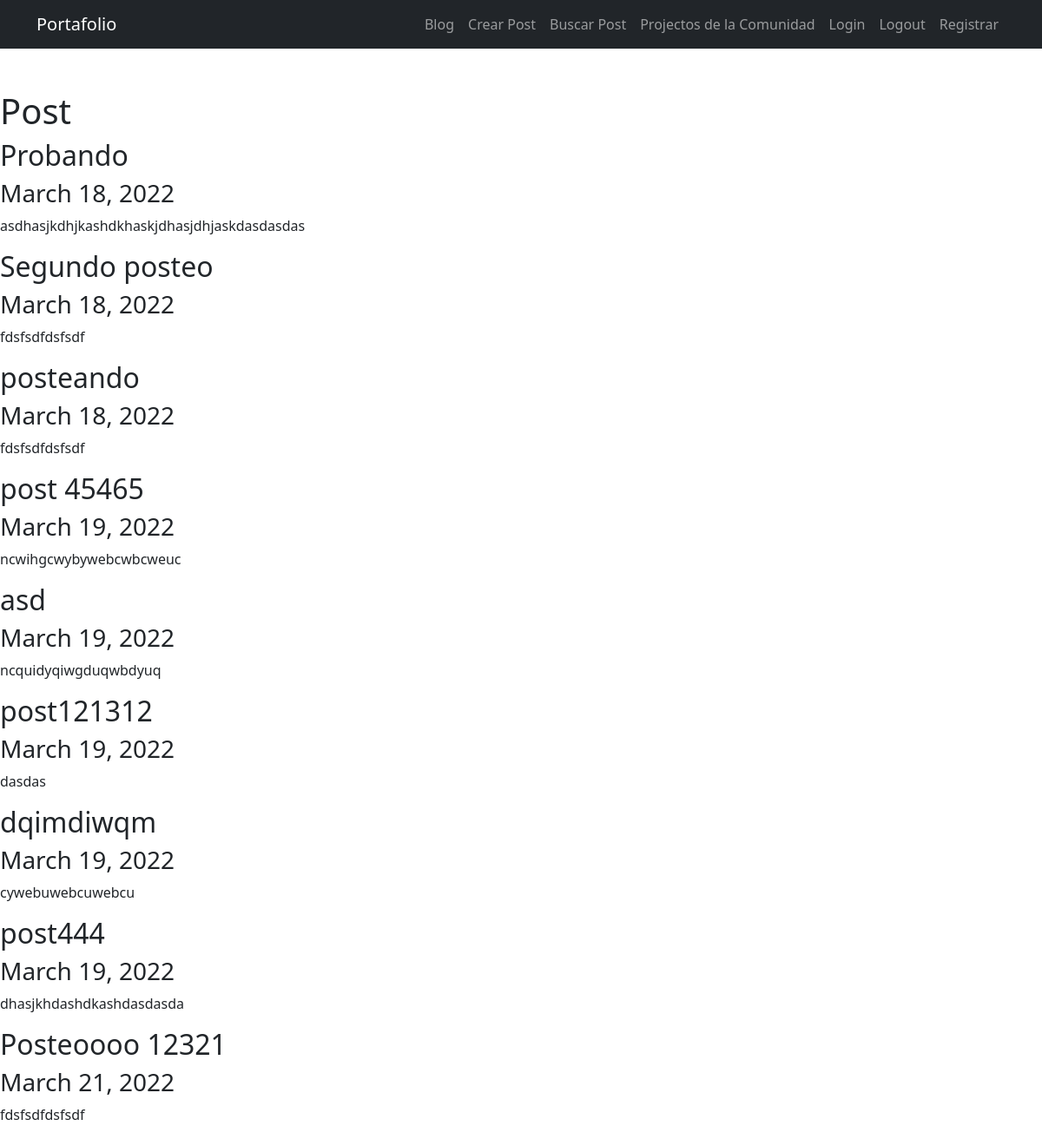
Screenshot of /blog/ with the database file from the repository.
### blog/models.py (models this page shows, shortened)
class Post(models.Model):
    title = models.CharField(max_length=100)
    description = models.TextField()
    date = models.DateField(datetime.date.today)

### blog/views.py (the view)
# urls.py: path('', render_posts, name='posts'),
def render_posts(request):
    posts = Post.objects.all()
    return render(request, 'posts.html', {'posts': posts})

### blog/templates/posts.html
{% extends 'layout.html' %}
{% block content %}
    <h1>Post</h1>
    {% for post in posts %}
    <h2>{{post.title}}</h2>
    <h3>{{post.date}}</h3>
    <p>{{post.description}}</p>
    {% endfor %}
{% endblock %}

### rows the page displays
Post: title "Probando", date "March 18, 2022", description "asdhasjkdhjkashdkhaskjdhasjdhjaskdasdasdas"
Post: title "Segundo posteo", date "March 18, 2022", description "fdsfsdfdsfsdf"
Post: title "posteando", date "March 18, 2022", description "fdsfsdfdsfsdf"
Post: title "post 45465", date "March 19, 2022", description "ncwihgcwybywebcwbcweuc"
Post: title "asd", date "March 19, 2022", description "ncquidyqiwgduqwbdyuq"
Post: title "post121312", date "March 19, 2022", description "dasdas"
Post: title "dqimdiwqm", date "March 19, 2022", description "cywebuwebcuwebcu"
Post: title "post444", date "March 19, 2022", description "dhasjkhdashdkashdasdasda"
Post: title "Posteoooo 12321", date "March 21, 2022", description "fdsfsdfdsfsdf"
